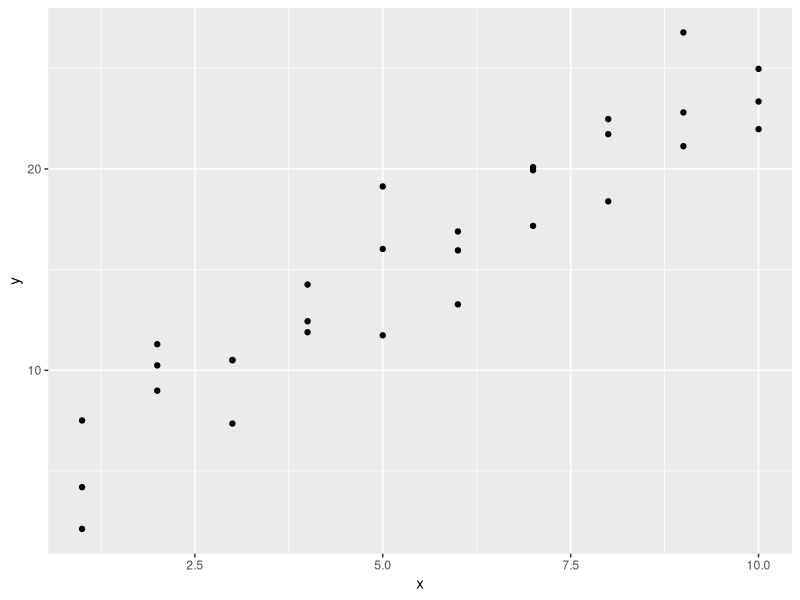
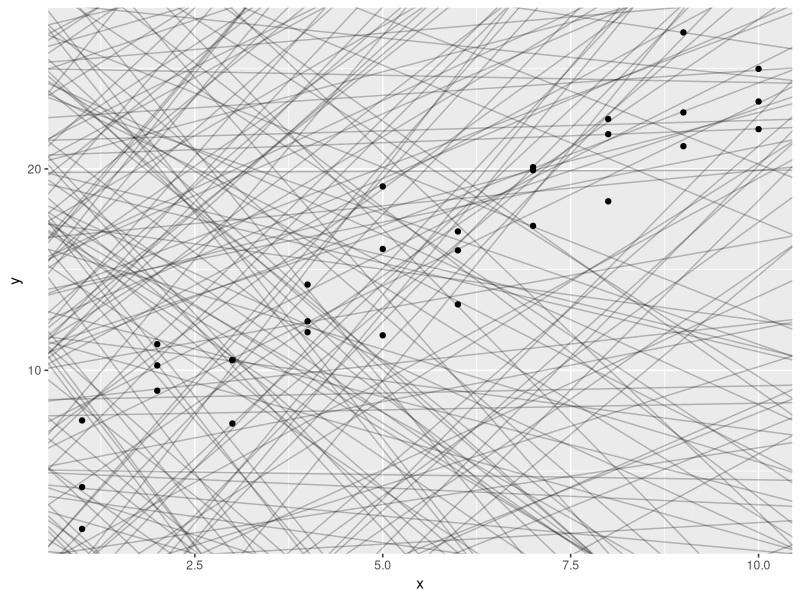
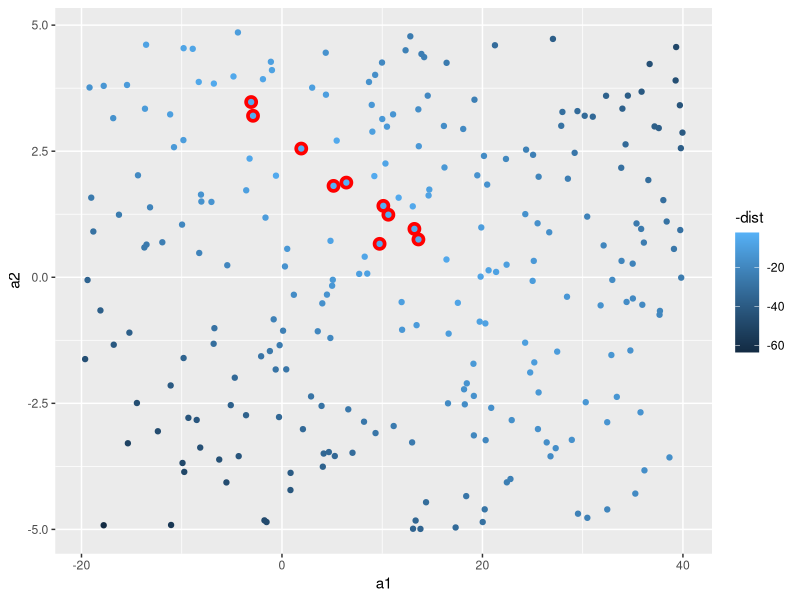
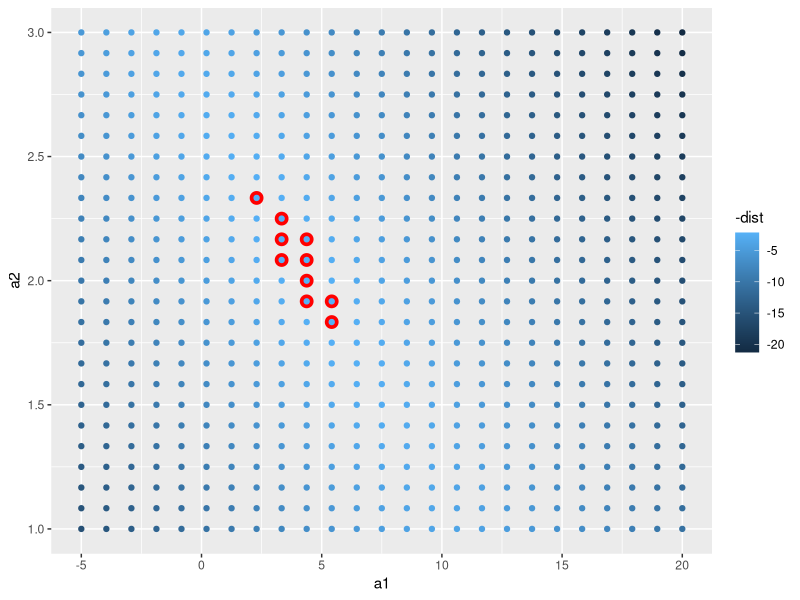
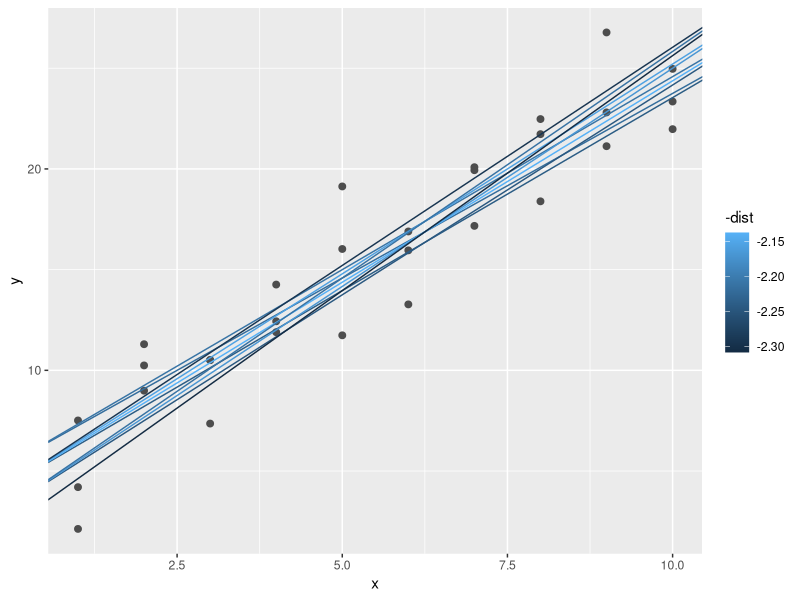
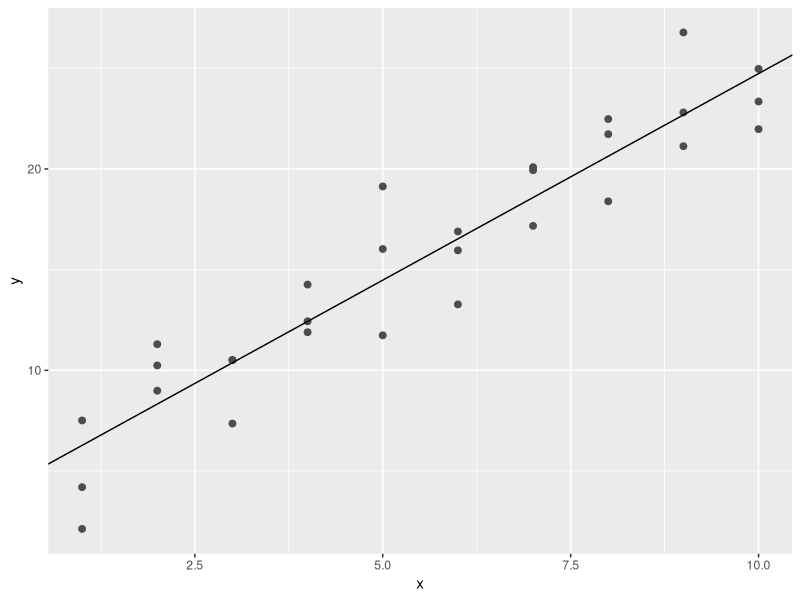

The R source for these figures, in order:
## ---- chunk 1
library(ggplot2)

library(modelr)

library(tidyverse)

ggplot(sim1, aes(x, y)) + 
  geom_point()
## ---- chunk 2
models <- tibble(
  a1 = runif(250, -20, 40),
  a2 = runif(250, -5, 5)
)

ggplot(sim1, aes(x, y)) + 
  geom_abline(aes(intercept = a1, slope = a2), data = models, alpha = 1/4) +
  geom_point() 
## ---- chunk 3
model1 <- function(a, data) {
  a[1] + data$x * a[2]
}
model1(c(7, 1.5), sim1)
## ---- chunk 4
measure_distance <- function(mod, data) {
  diff <- data$y - model1(mod, data)
  sqrt(mean(diff ^ 2))
}
measure_distance(c(7, 1.5), sim1)
## ---- chunk 5
sim1_dist <- function(a1, a2) {
  measure_distance(c(a1, a2), sim1)
}

models <- models %>% 
  mutate(dist = purrr::map2_dbl(a1, a2, sim1_dist))

models
## ---- chunk 6
ggplot(models, aes(a1, a2)) +
  geom_point(data = filter(models, rank(dist) <= 10), size = 4, colour = "red") +
  geom_point(aes(colour = -dist))
## ---- chunk 7
grid <- expand.grid(
  a1 = seq(-5, 20, length = 25),
  a2 = seq(1, 3, length = 25)
  ) %>% 
  mutate(dist = purrr::map2_dbl(a1, a2, sim1_dist))

grid %>% 
  ggplot(aes(a1, a2)) +
  geom_point(data = filter(grid, rank(dist) <= 10), size = 4, colour = "red") +
  geom_point(aes(colour = -dist)) 
## ---- chunk 8
ggplot(sim1, aes(x, y)) + 
  geom_point(size = 2, colour = "grey30") + 
  geom_abline(
    aes(intercept = a1, slope = a2, colour = -dist), 
    data = filter(grid, rank(dist) <= 10)
  )
## ---- chunk 9
best <- optim(c(0, 0), measure_distance, data = sim1)
best$par


ggplot(sim1, aes(x, y)) + 
  geom_point(size = 2, colour = "grey30") + 
  geom_abline(intercept = best$par[1], slope = best$par[2])
## ---- chunk 10
sim1_mod <- lm(y ~ x, data = sim1)
coef(sim1_mod)
